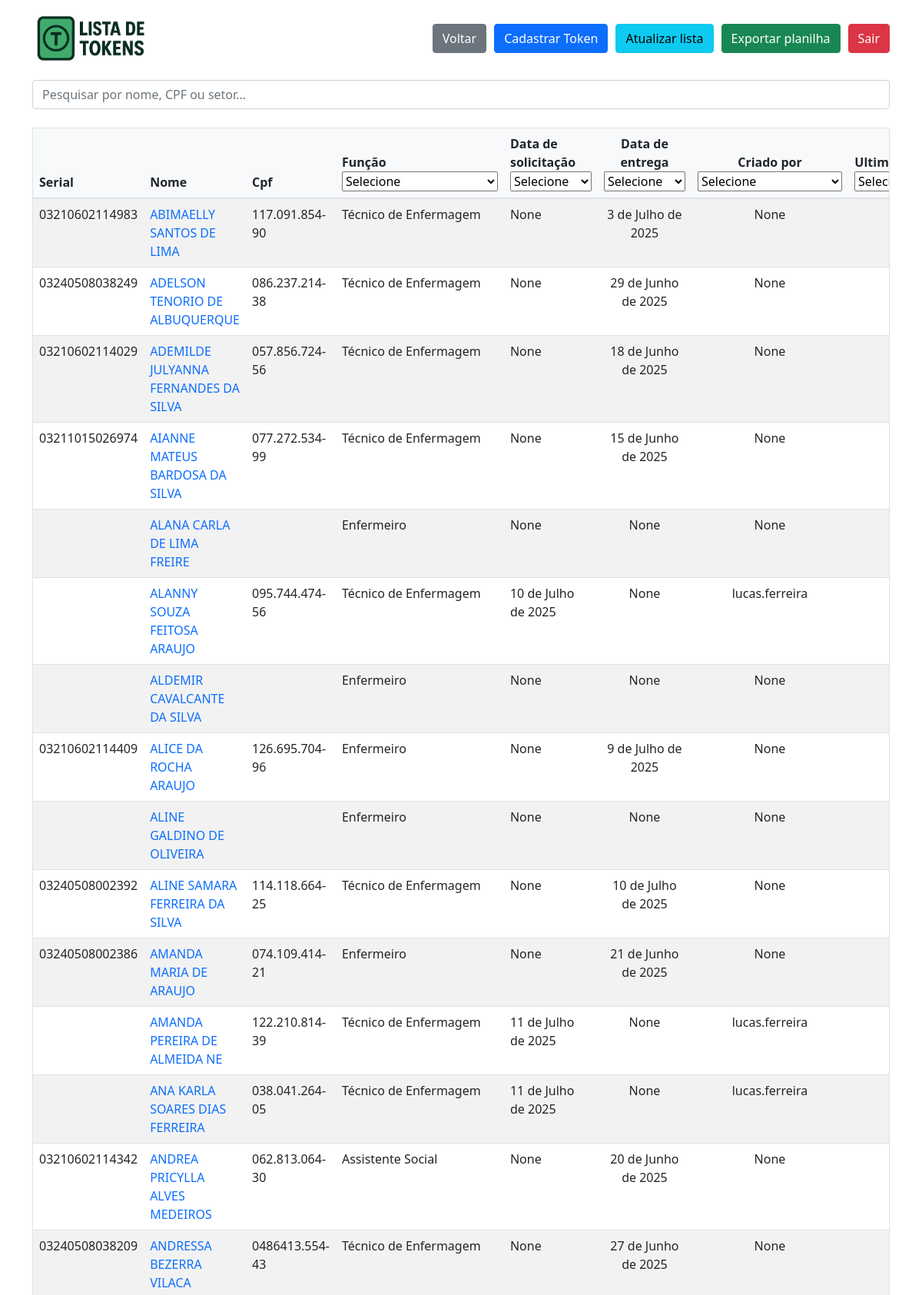
Page /lista_tokens_assistente_modificador/3/ (signed in, upper part) on the committed database.
### tokens_app/models.py (models this page shows)
class Token(models.Model):
    nome_responsavel = models.CharField(max_length=125, null=False, blank=False)
    cpf_responsavel = models.CharField(max_length=14, null=True, blank=True)
    funcao_responsavel = models.CharField(max_length=125, choices=FUNCOES, null=True, blank=True)
    serial = models.CharField(max_length=14, null=True, blank=True)
    data_solicitacao = models.DateField(null=True, blank=True, default=None)
    data_entrega = models.DateField(blank=True, null=True)
    data_modificacao = models.DateField(auto_now=True)
    observacao = models.TextField(null=True, blank=True)
    criador = models.CharField(max_length=125, null=True, blank=True)
    modificador = models.CharField(max_length=125, null=True, blank=True)
    token_entregue = models.BooleanField(default=False)
    token_ativo = models.BooleanField(default=True)
    def __str__(self):
        return f"{self.nome_responsavel}"

### tokens_app/views.py (the view)
# urls.py: path("lista_tokens_assistente_modificador/<int:assistente_id>/", views.lista_tokens_assistente_modificador, name="lista_tokens_assistente_modificador"),
def lista_tokens_assistente_modificador(request, assistente_id):
    if not request.user.is_authenticated:
        return redirect('login')
    else:
        try:
            assistente = User.objects.get(id=assistente_id)
            tokens = Token.objects.filter(modificador=assistente.username).order_by('nome_responsavel')
            logger.info(f"User {request.user.username} Acessou a lista de ultimos tokens modificados por: {assistente.username}. {time.strftime('%Y-%m-%d %H:%M:%S')}")
            return render(request, 'lista_tokens.html', {'tokens': tokens, "usuario": request.user, "funcoes": funcoes, "data_entregas": data_entregas, "data_solicitacoes": data_solicitacoes, "assistentes": assistentes})
        except User.DoesNotExist:
            return HttpResponse("Assistente não encontrado.")

### tokens_app/templates/lista_tokens.html (shortened to what this page needs)
{% extends "base.html" %}
{% load static %}
{% block content %}
<div class="container">
    <div class="head" style="margin-top: 20px; display: flex; flex-direction:row; justify-content: space-between; align-items: center;">
        <div class="logo-container" style="
            display: flex;
            align-items: center;
        ">
            <img src="{% static 'tokens_app/images/logo.png' %}" alt="Logo Tokens" class="logo-img" style="height: 60px;
        max-width: 100%;
        object-fit: contain;">
        </div>
        <div class="head_left" style="display: flex; flex-direction: row; gap: 10px; align-items: center; ">
            <br>
            <a href="{% url 'home' %}" class="btn btn-secondary">Voltar</a>
            <a href="{% url 'novo_token' %}" class="btn btn-primary">Cadastrar Token</a>
            <a href="{% url 'lista_tokens' %}" name="recarregar_lista" class="btn btn-info">Atualizar lista</a>
            <a href="{% url 'exportar_planilha' %}" name="exportar_planilha" class="btn btn-success">Exportar planilha</a>
            <a href="{% url 'logout' %}" name="logout" class="btn btn-danger">Sair</a>
        </div>
    </div>
        <br>
        <input type="text" id='searchInput' placeholder='Pesquisar por nome, CPF ou setor...' class="form-control">
        <br>
        <div style="max-height: 80vh; overflow-y: auto; border: 1px solid #dee2e6;">
            <table class="table table-striped">
                <thead>
                    <tr class="titulos_tabela">
                        <th>Serial</th>
                        <th>Nome</th>
                        <th>Cpf</th>
                        <th>Função
                            <select name="select_funcao" id="select_funcao" onchange="window.location.href='/lista_tokens/' + this.value">
                                <option>Selecione</option>
                            </select>
                        </th>
                        <th>Data de solicitação
                            <select name="data_solicitacao" id="data_solicitacao" onchange="window.location.href='/lista_tokens_data_solicitacao/' + this.value">
                                <option value="">Selecione</option>
                            </select>
                        </th>
                        <th style="text-align: center;">Data de entrega
                            <select name="data_entrega" id="data_entrega" onchange="console.log(window.location.href='/lista_tokens_data_entrega/' + this.value)">
                                <option value="">Selecione</option>
                            </select>
                        </th>
                        <th style="text-align: center;">Criado por
                            <select name="criador" id="criador" onchange="window.location.href='/lista_tokens_assistente_criador/' + this.value">
                                <option value="">Selecione</option>
                            </select>
                        </th>
                        <th style="text-align: center;">Ultima modificação por
                            <select name="ultimaModificacao" id="ultimaModificacao" onchange="window.location.href='/lista_tokens_assistente_modificador/' + this.value">
                                <option value="">Selecione</option>
                            </select>
                        </th>
                    </tr>
                </thead>
                <tbody>
                    {% for token in tokens %}
                        {% if token.token_ativo %}
                            <tr>
                                <td>
                                    {{ token.serial }}
                                </td>
                                <td><a href="{% url 'atualizar_token' token.id %}" style="text-decoration: none;">{{ token }}</a></td>
                                <td id="cpf">{{ token.cpf_responsavel }}</td>
                                <td>{{ token.funcao_responsavel }}</td>
                                <td>{{ token.data_solicitacao }}</td>
                                <td style="text-align: center;">{{ token.data_entrega }}</td>
                                <td style="text-align: center;">{{ token.criador}} </td>
                                <td style="text-align: center;"> {{token.modificador}} </td>
                            </tr>
                        {% endif %}
                    {% endfor %}
                </tbody>
            </table>
        </div>
    {% endblock %}

### rows in the picture
Token: serial "03210602114983", nome_responsavel "ABIMAELLY SANTOS DE LIMA", cpf_responsavel "117.091.854-90", funcao_responsavel "Técnico de Enfermagem", data_solicitacao "None", data_entrega "3 de Julho de 2025", criador "None"
Token: serial "03240508038249", nome_responsavel "ADELSON TENORIO DE ALBUQUERQUE", cpf_responsavel "086.237.214-38", funcao_responsavel "Técnico de Enfermagem", data_solicitacao "None", data_entrega "29 de Junho de 2025", criador "None"
Token: serial "03210602114029", nome_responsavel "ADEMILDE JULYANNA FERNANDES DA SILVA", cpf_responsavel "057.856.724-56", funcao_responsavel "Técnico de Enfermagem", data_solicitacao "None", data_entrega "18 de Junho de 2025", criador "None"
Token: serial "03211015026974", nome_responsavel "AIANNE MATEUS BARDOSA DA SILVA", cpf_responsavel "077.272.534-99", funcao_responsavel "Técnico de Enfermagem", data_solicitacao "None", data_entrega "15 de Junho de 2025", criador "None"
Token: nome_responsavel "ALANA CARLA DE LIMA FREIRE", funcao_responsavel "Enfermeiro", data_solicitacao "None", data_entrega "None", criador "None"
Token: nome_responsavel "ALANNY SOUZA FEITOSA ARAUJO", cpf_responsavel "095.744.474-56", funcao_responsavel "Técnico de Enfermagem", data_solicitacao "10 de Julho de 2025", data_entrega "None", criador "lucas.ferreira"
Token: nome_responsavel "ALDEMIR CAVALCANTE DA SILVA", funcao_responsavel "Enfermeiro", data_solicitacao "None", data_entrega "None", criador "None"
Token: serial "03210602114409", nome_responsavel "ALICE DA ROCHA ARAUJO", cpf_responsavel "126.695.704-96", funcao_responsavel "Enfermeiro", data_solicitacao "None", data_entrega "9 de Julho de 2025", criador "None"
Token: nome_responsavel "ALINE GALDINO DE OLIVEIRA", funcao_responsavel "Enfermeiro", data_solicitacao "None", data_entrega "None", criador "None"
Token: serial "03240508002392", nome_responsavel "ALINE SAMARA FERREIRA DA SILVA", cpf_responsavel "114.118.664-25", funcao_responsavel "Técnico de Enfermagem", data_solicitacao "None", data_entrega "10 de Julho de 2025", criador "None"
Token: serial "03240508002386", nome_responsavel "AMANDA MARIA DE ARAUJO", cpf_responsavel "074.109.414-21", funcao_responsavel "Enfermeiro", data_solicitacao "None", data_entrega "21 de Junho de 2025", criador "None"
Token: nome_responsavel "AMANDA PEREIRA DE ALMEIDA NE", cpf_responsavel "122.210.814-39", funcao_responsavel "Técnico de Enfermagem", data_solicitacao "11 de Julho de 2025", data_entrega "None", criador "lucas.ferreira"
Token: nome_responsavel "ANA KARLA SOARES DIAS FERREIRA", cpf_responsavel "038.041.264-05", funcao_responsavel "Técnico de Enfermagem", data_solicitacao "11 de Julho de 2025", data_entrega "None", criador "lucas.ferreira"
Token: serial "03210602114342", nome_responsavel "ANDREA PRICYLLA ALVES MEDEIROS", cpf_responsavel "062.813.064-30", funcao_responsavel "Assistente Social", data_solicitacao "None", data_entrega "20 de Junho de 2025", criador "None"
Token: serial "03240508038209", nome_responsavel "ANDRESSA BEZERRA VILACA", cpf_responsavel "0486413.554-43", funcao_responsavel "Técnico de Enfermagem", data_solicitacao "None", data_entrega "27 de Junho de 2025", criador "None"
